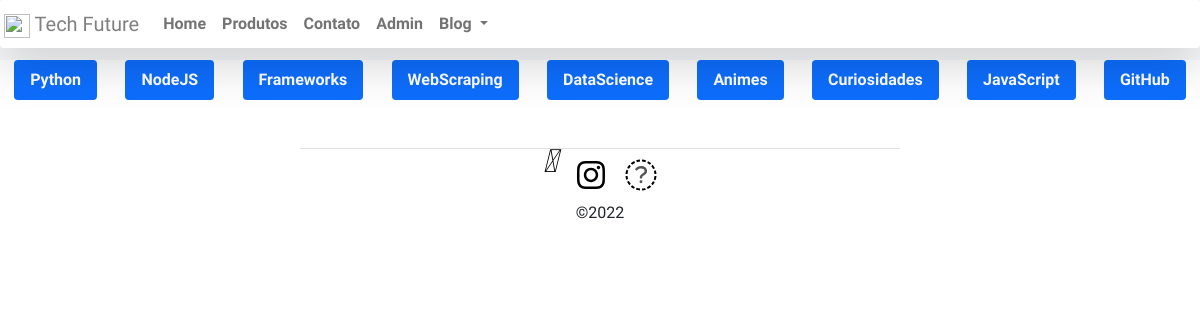
Screenshot of /categorias with the database file from the repository.
### tables this page shows
CREATE TABLE "blog_categoria" ("id" integer NOT NULL PRIMARY KEY AUTOINCREMENT, "nome" varchar(255) NOT NULL);

### main.py (the view)
@app.route('/categorias')
def pagina_categorias():
  conn = sqlite3.connect('db.sqlite3')
  conn.row_factory=sqlite3.Row
  cursor = conn.cursor()
  cursor.execute('SELECT * FROM blog_categoria')
  categorias = cursor.fetchall()
  return render_template('blog/categorias.html', categorias = categorias)

### templates/blog/categorias.html (shortened to what this page needs)
{% extends 'base.html' %}
{% block content %}
<ul class="nav nav-pills mb-3 d-flex justify-content-around" id="pills-tab" role="tablist">
  {% for indice in categorias %}
  <li class="nav-item">
    <a class="nav-link active" id="pills-home-tab" data-toggle="pill" href="#pills-home" role="tab" aria-controls="pills-home" aria-selected="true">{{indice.nome}}</a>
  </li>
  {% endfor %}
</ul>
{% endblock %}

### templates/base.html (shortened to what this page needs)
<!DOCTYPE html>
<html>
<head>
	<link href="https://cdn.jsdelivr.net/npm/bootstrap@5.1.3/dist/css/bootstrap.min.css" rel="stylesheet">
  <link rel="stylesheet" href="https://cdnjs.cloudflare.com/ajax/libs/font-awesome/5.15.3/css/all.min.css">
  <link rel= "stylesheet" type= "text/css" href= "{{ url_for('static',filename='css/style.css') }}">
  <link rel= "stylesheet" type= "text/css" href= "{{ url_for('static',filename='css/login.css') }}">
<link href="{{ url_for('static',filename='fontawesomefree/css/all.min.css') }}" rel="stylesheet" type="text/css">
</head>
<body>
 <nav class="navbar pt-0 navbar-expand-lg navbar-light bg-light">
  <div class="container-fluid shadow-lg mt-0 p-1 mb-1 bg-body rounded">
    <a id="logo" style="color: grey;" class="navbar-brand " href="#">
      <img src="https://img.icons8.com/fluency/48/000000/logo.png" alt="" width="26" height="24" class="d-inline-block align-text-center">
      Tech Future
    </a>
    <div class="collapse navbar-collapse" id="navbarSupportedContent">
      <div class="">
      <ul class="navbar-nav">
        <li class="nav-item">
        <a class="nav-link" aria-current="page" href="/">Home</a>
      </li>
      <li class="nav-item">
        <a class="nav-link" href="#">Produtos</a>
      </li>
       <li class="nav-item">
        <a class="nav-link" href="#">Contato</a>
      </li>
      <li class="nav-item">
        <a href="/admin" class="nav-link" href="/admin">Admin</a>
      </li>
      <li class="nav-item dropdown">
          <a class="nav-link dropdown-toggle" href="#" id="navbarDropdown" role="button" data-bs-toggle="dropdown" aria-expanded="false">
            Blog
          </a>
        </li>
    </ul>
</div>
    </div>
  </div>
</nav>
	<main class="mb-5">
		{% block content %}
		{% endblock %}
	</main>
  <hr class="mx-auto mt-4 mb-0" style="width: 50%;">
<footer  class="mx-auto w-50 ">
    <a href="https://github.com/jesiel364"> <i style="padding: 10px;" class="fa-github fa-2xl"></i></a>
    <a href='https://www.instagram.com/jesiel.dev/'><i style="padding: 10px;" class="fas fa-brands fa-instagram fa-2xl"></i></a>
    <a href='https://pin.it/39NM9vh'><i style="padding: 10px;" class="fas fa-pinterest fa-2xl"></i></a>
    <br>
</footer>
<p class="text-center ">©2022</p>
</body>
</html>

### static/css/style.css (style rules this page uses)
:root { --radius-top: 0px; }
body { font-family: 'M PLUS 1', sans-serif; }
a { text-decoration: none; }
p { font-family: 'M PLUS 1', sans-serif; }
hr { color: grey; }
a { text-decoration: none; text-indent: inherit; color: black; }
footer { justify-content: center; display: flex; width: 100%; }
li { font-weight: bold; }

### rows the page displays
blog_categoria: nome "Python"
blog_categoria: nome "NodeJS"
blog_categoria: nome "Frameworks"
blog_categoria: nome "WebScraping"
blog_categoria: nome "DataScience"
blog_categoria: nome "Animes"
blog_categoria: nome "Curiosidades"
blog_categoria: nome "JavaScript"
blog_categoria: nome "GitHub"
